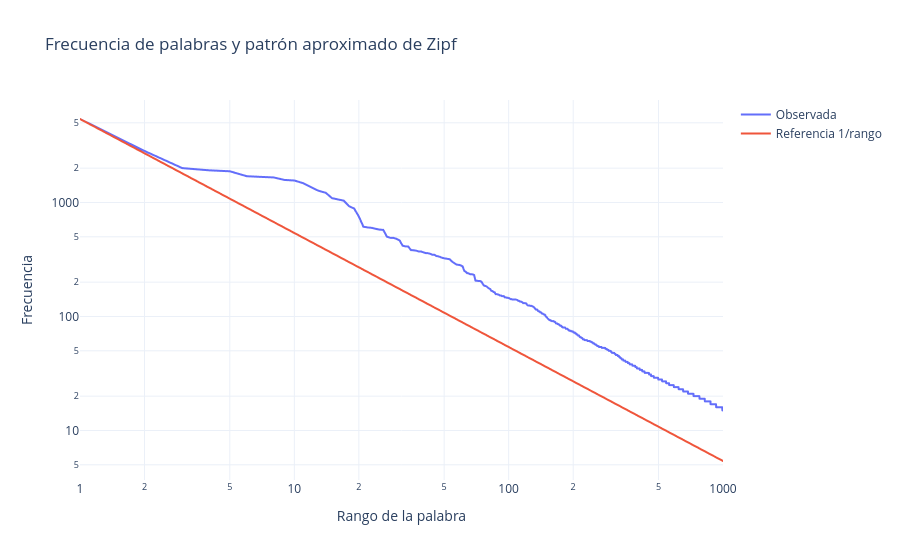

The notebook cell saved with this chart:
### Markdown cell above
### Gráfico 1. Frecuencia de palabras y ley de Zipf

La curva ordena las palabras del conjunto de entrenamiento de tres clases desde la más frecuente hasta la menos frecuente. La línea discontinua muestra una referencia sencilla para apreciar el patrón de Zipf; se usa el texto ya normalizado.

**Hallazgo clave:*** unas pocas palabras aparecen muchas veces y la frecuencia baja a medida que crece el rango, seguida por una cola larga de palabras menos comunes. Esto ayuda a entender los patrones dentro del vocabulario, donde artículos y palabras más generales pueden estar situadas con alta frecuencia.

### Code cell
from pathlib import Path
from collections import Counter
import html
import pickle
import re
import sys

import numpy as np
import pandas as pd
import plotly.express as px

search_bases = [Path.cwd(), *Path.cwd().parents]
project_dir = next(
    (candidate for base in search_bases
     for candidate in (base, base / "TC3009" / "PLN" / "01 PLN Techniques")
     if (candidate / "vector_outputs" / "top20_models.csv").is_file()),
    None,
)

results_dir = project_dir / "vector_outputs"
top20 = pd.read_csv(results_dir / "top20_models.csv")
for column in ("rank", "cv_accuracy_mean", "cv_accuracy_std", "cv_macro_f1_mean", "test_accuracy", "test_macro_f1"):
    top20[column] = pd.to_numeric(top20[column], errors="raise")
binary_top = top20.loc[top20["dataset"] == "binary"].sort_values("rank").reset_index(drop=True)
three_top = top20.loc[top20["dataset"] == "3classes"].sort_values("rank").reset_index(drop=True)

emoji_markers = {"😊": " emoji_positive ", "😀": " emoji_positive ", "😍": " emoji_positive ", "❤": " emoji_positive ", "❤️": " emoji_positive ", "👍": " emoji_positive ", "😢": " emoji_negative ", "😭": " emoji_negative ", "😡": " emoji_negative ", "👎": " emoji_negative ", "😞": " emoji_negative "}
def preprocess_for_charts(text):
    text = html.unescape(str(text))
    text = re.sub(r"(?:https?://|www\.)\S+", " urltoken ", text, flags=re.IGNORECASE)
    text = re.sub(r"(?<![A-Za-z0-9_])@[A-Za-z0-9_]+", " usertoken ", text)
    text = re.sub(r"#([A-Za-z0-9_]+)", r" \1 ", text)
    for emoji in sorted(emoji_markers, key=len, reverse=True):
        text = text.replace(emoji, emoji_markers[emoji])
    emoticons = {":)": "emoji_positive", ":-)": "emoji_positive", ";)": "emoji_positive", ";-)": "emoji_positive", ":D": "emoji_positive", ":-D": "emoji_positive", "=D": "emoji_positive", "<3": "emoji_positive", ":(": "emoji_negative", ":-(": "emoji_negative", ";(": "emoji_negative", ":/": "emoji_neutral", ":\\": "emoji_neutral"}
    for emoticon in sorted(emoticons, key=len, reverse=True):
        text = text.replace(emoticon, f" {emoticons[emoticon]} ")
    text = text.casefold()
    text = re.sub(r"\bwon't\b", "will not", text)
    text = re.sub(r"\bcan't\b", "can not", text)
    text = re.sub(r"\b([a-z]+)n't\b", r"\1 not", text)
    return " ".join(re.findall(r"(?u)\b\w+\b", text))

train_path = project_dir / "originalTraining_3classes.txt"
train_texts = []
with train_path.open(encoding="utf-8") as source:
    for line in source:
        fields = line.rstrip("\r\n").split("\t", 3)
        if len(fields) == 4 and fields[2].casefold() in {"negative", "neutral", "positive"} and fields[3].strip():
            train_texts.append(preprocess_for_charts(fields[3]))
word_counts = Counter(token for text in train_texts for token in text.split())
zipf_counts = np.asarray([count for _, count in word_counts.most_common(1000)])
zipf_ranks = np.arange(1, len(zipf_counts) + 1)
zipf_reference = zipf_counts[0] / zipf_ranks
zipf_data = pd.DataFrame({
    "Rango": np.tile(zipf_ranks, 2),
    "Frecuencia": np.r_[zipf_counts, zipf_reference],
    "Serie": ["Observada"] * len(zipf_ranks) + ["Referencia 1/rango"] * len(zipf_ranks),
})

fig = px.line(
    zipf_data, x="Rango", y="Frecuencia", color="Serie", log_x=True, log_y=True,
    title="Frecuencia de palabras y patrón aproximado de Zipf",
    labels={"Rango": "Rango de la palabra", "Frecuencia": "Frecuencia"},
    template="plotly_white",
)
fig.update_traces(line={"width": 2})
fig.update_layout(legend_title_text="", hovermode="x unified")
fig.show()

### Figure 1 — Plotly figure (JSON) as saved in the notebook; plotly's stock layout.template omitted (floating-point values rounded to 4 significant figures; data arrays with more than 128 entries replaced by an {"elided": "..."} marker saying what was removed)
{"data": [{"hovertemplate": "Serie=Observada<br>Rango de la palabra=%{x}<br>Frecuencia=%{y}<extra></extra>", "legendgroup": "Observada", "line": {"color": "#636efa", "dash": "solid", "width": 2}, "marker": {"symbol": "circle"}, "mode": "lines", "name": "Observada", "showlegend": true, "type": "scattergl", "x": {"elided": "1000 int values"}, "xaxis": "x", "y": {"elided": "1000 float values"}, "yaxis": "y"}, {"hovertemplate": "Serie=Referencia 1/rango<br>Rango de la palabra=%{x}<br>Frecuencia=%{y}<extra></extra>", "legendgroup": "Referencia 1/rango", "line": {"color": "#EF553B", "dash": "solid", "width": 2}, "marker": {"symbol": "circle"}, "mode": "lines", "name": "Referencia 1/rango", "showlegend": true, "type": "scattergl", "x": {"elided": "1000 int values"}, "xaxis": "x", "y": {"elided": "1000 float values"}, "yaxis": "y"}], "layout": {"hovermode": "x unified", "legend": {"title": {"text": ""}, "tracegroupgap": 0}, "title": {"text": "Frecuencia de palabras y patrón aproximado de Zipf"}, "xaxis": {"anchor": "y", "domain": [0, 1], "title": {"text": "Rango de la palabra"}, "type": "log"}, "yaxis": {"anchor": "x", "domain": [0, 1], "title": {"text": "Frecuencia"}, "type": "log"}}}
